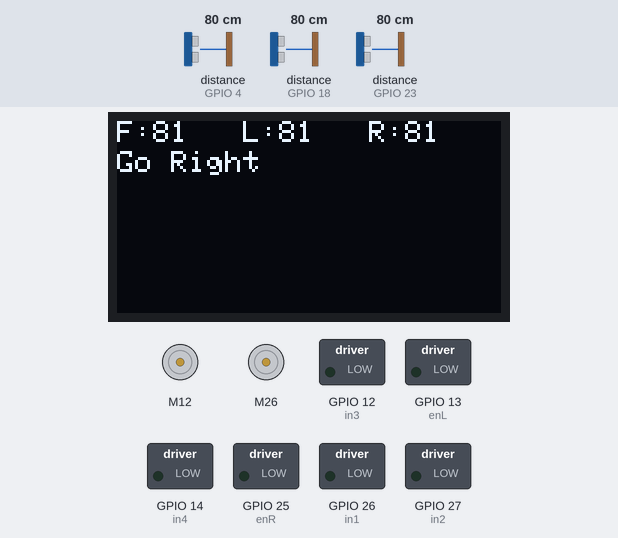
A sketch run on a simulated ESP32. Parts: 128×64 one-colour display, 2 × DC motor (green arrow = forward, orange = backward, longer = faster), switched loads named in the sketch (green lamp = pin HIGH). The inputs (shaded band) are chosen by the test bench; at power-on: distance to the obstacle (sensors on GPIO 4, GPIO 18, GPIO 23) 80 cm. The echo pulse lasts 58.3 µs per cm; what the sketch prints to the serial monitor is not drawn.

Above: at 1.2 s.
1.3 s: distance to the obstacle (sensor on GPIO 4) set to 2 cm
At 2.5 s:
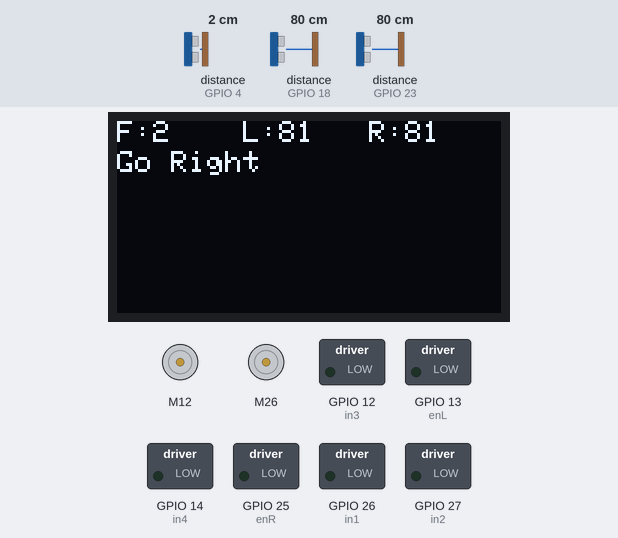
2.8 s: distance to the obstacle (sensor on GPIO 18) set to 2 cm
At 4.0 s:
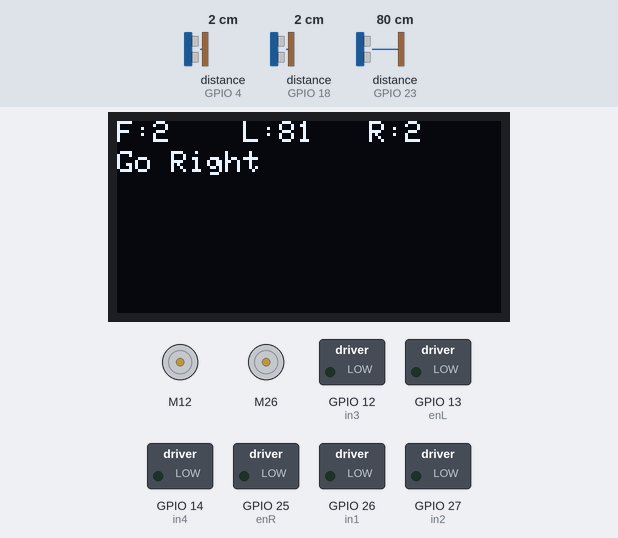
4.3 s: distance to the obstacle (sensor on GPIO 23) set to 2 cm
At 5.0 s:
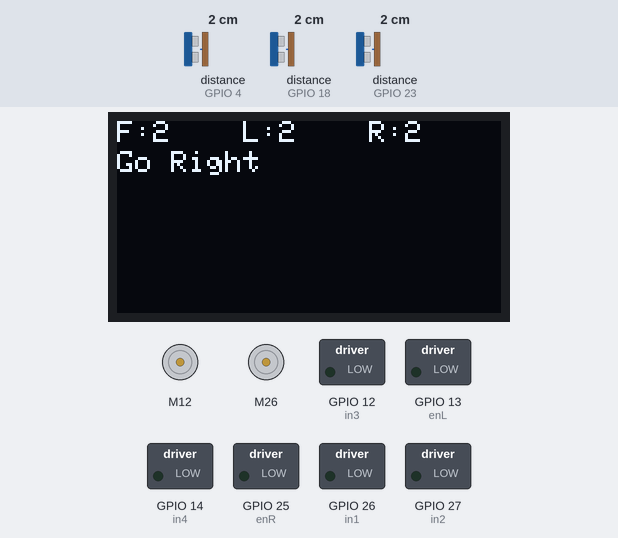
5.8 s: distance to the obstacle (sensor on GPIO 4) set to 17 cm
At 6.6 s:
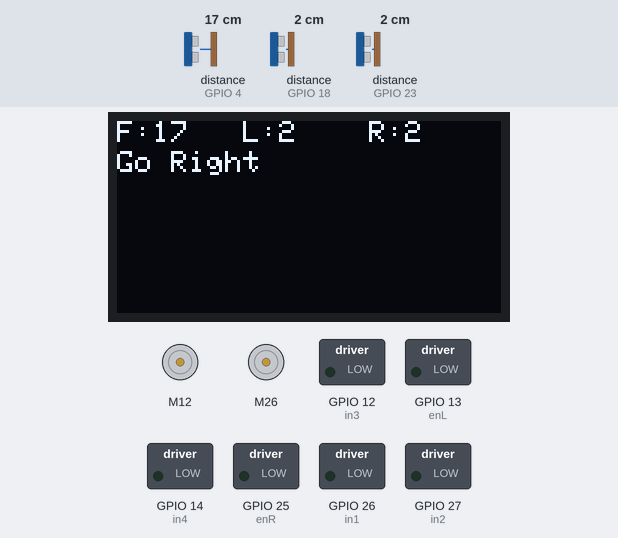
7.3 s: distance to the obstacle (sensor on GPIO 4) set to 21 cm
At 8.5 s:
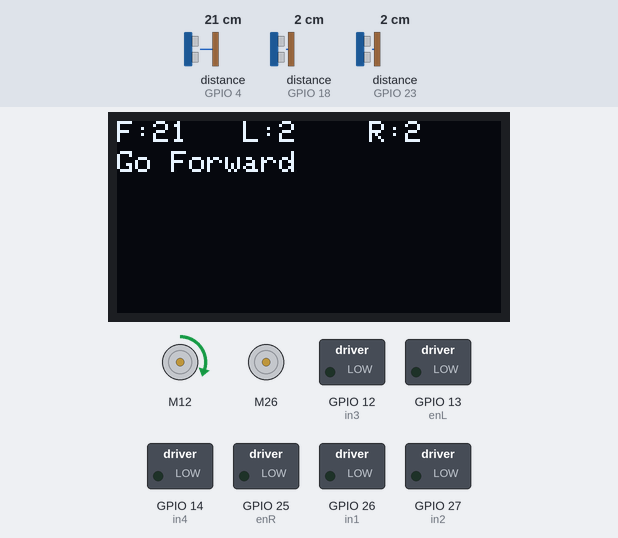
8.8 s: distance to the obstacle (sensor on GPIO 4) set to 11 cm
At 9.3 s:
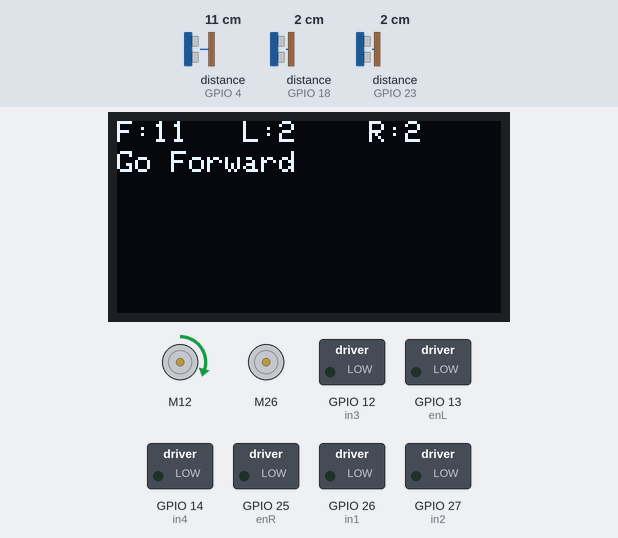
10.3 s: distance to the obstacle (sensor on GPIO 4) set to 8 cm
Timing chart, 0 to 13.3 s (numbered marks = the images above; inputs shaded):
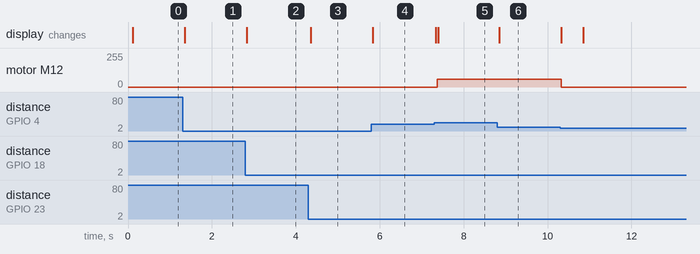

The sketch:

MazeRunner_V1.1.ino
```cpp
#include <SPI.h>
#include <Wire.h>
#include <Adafruit_GFX.h>
#include <Adafruit_SSD1306.h>
// For two motors instance at once
#include <L298N.h>

#include <NewPing.h>

#define BLOCK 20
#define SPEED 80

#define SONAR_NUM 3       // Number of sensors.
#define MAX_DISTANCE 400  // Maximum distance (in cm) to ping.


// Initialize OLED display (128x64 pixels) using I2C communication.
Adafruit_SSD1306 display(128, 64, &Wire, -1);

NewPing sonar[SONAR_NUM] = {     // Sensor object array.
  NewPing(15, 4, MAX_DISTANCE),  // Each sensor's trigger pin, echo pin, and max distance to ping.
  NewPing(19, 23, MAX_DISTANCE),
  NewPing(5, 18, MAX_DISTANCE)

};
// Left Motor connections
int enR = 25, in1 = 26, in2 = 27;
// Right Motor connections
int enL = 13, in3 = 12, in4 = 14;

L298N LeftMotor(enL, in1, in2);
L298N RightMotor(enR, in3, in4);


void setup() {
  Serial.begin(115200);  // Initialize the serial communication for debugging
  displaySetup();        // Initialize the OLED display
  // Set all the motor control pins to outputs
  pinSetup();
  // Set initial speed
  LeftMotor.setSpeed(SPEED);
  RightMotor.setSpeed(SPEED);
}

// Function to display text on the OLED screen at a specific position and size
void displayText(int x, int y, int textSize, const char *displayText) {
}

int front, left, right;
int LeftBlock = 30, RightBlock = 30, FrontBlock = 5, Balanced = 5, UBlock = 20;
bool F = true, L = false, R = false;
void readSonar() {
  front = sonar[0].ping_cm();  // Measure front distance
  left = sonar[1].ping_cm();   // Measure left distance
  right = sonar[2].ping_cm();  // Measure right distance
}

void loop() {

  readSonar();
  DisplayStatus();

  if (right < 20 && left < 20 && front > 10) {
    F = true, L = false, R = false;
    goForward();
  }

  else if (right > 25) {
    F = false, L = false, R = true;
    goRight();

    if (front < 20) {
      while (front < 20) {
        readSonar();
        DisplayStatus();
      }
    }

    else {
      while (left < 20) {
        readSonar();
        DisplayStatus();
      }
    }
    //goForward();
  }


  else if (left>25 && right<25 && front<10) {
    F = false, L = true, R = false;
    goLeft();
    while (front < 20) {
      readSonar();
      DisplayStatus();
    }
    goForward();
  }


  else if (front<10 && left<30 && right<30) {
    F = false, L = false, R = false;
    uTurn();
  }
}

void pinSetup() {
  pinMode(enL, OUTPUT);
  pinMode(enR, OUTPUT);
  pinMode(in1, OUTPUT);
  pinMode(in2, OUTPUT);
  pinMode(in3, OUTPUT);
  pinMode(in4, OUTPUT);

  // Turn off motors - Initial state
  digitalWrite(in1, LOW);
  digitalWrite(in2, LOW);
  digitalWrite(in3, LOW);
  digitalWrite(in4, LOW);
}

void goForward() {
  RightMotor.forward();
  LeftMotor.forward();

  int diff = abs(left - right);
  if (right <= 3) {
    LeftMotor.setSpeed(0);
    RightMotor.setSpeed(SPEED - 20);
  } else if (left <= 3) {
    LeftMotor.setSpeed(SPEED - 20);
    RightMotor.setSpeed(0);
  }

  else if (right <= 4) {
    LeftMotor.setSpeed(55);
    RightMotor.setSpeed(SPEED);
  } else if (left <= 4) {
    LeftMotor.setSpeed(SPEED);
    RightMotor.setSpeed(55);
  }

  else if(diff>=2 && diff<=4){
    if(left>right){
      LeftMotor.setSpeed(SPEED);
      RightMotor.setSpeed(SPEED - 25);
    }
    else{
      LeftMotor.setSpeed(SPEED-25);
      RightMotor.setSpeed(SPEED);
    }
  }

  else if(diff>4){
    if(left>right){
      LeftMotor.setSpeed(SPEED);
      RightMotor.setSpeed(SPEED - left);
    }
    else{
      LeftMotor.setSpeed(SPEED-right);
      RightMotor.setSpeed(SPEED);
    }
  }
  else {
    LeftMotor.setSpeed(SPEED);
    RightMotor.setSpeed(SPEED);
  }

  // if (right <= 2) {
  //   LeftMotor.setSpeed(0);
  //   RightMotor.setSpeed(SPEED - 20);
  // } else if (left <= 2) {
  //   LeftMotor.setSpeed(SPEED - 20);
  //   RightMotor.setSpeed(0);
  // } else if (left < 5) {
  //   LeftMotor.setSpeed(SPEED);
  //   RightMotor.setSpeed(SPEED - 25);
  // } else if (right < 5) {
  //   LeftMotor.setSpeed(SPEED - 25);
  //   RightMotor.setSpeed(SPEED);
  // } else {
  //   LeftMotor.setSpeed(SPEED);
  //   RightMotor.setSpeed(SPEED);
  // }
}

void goLeft() {
    LeftMotor.setSpeed(SPEED - 20);
    RightMotor.setSpeed(0);
}


void goRight() {
    LeftMotor.setSpeed(0);
    RightMotor.setSpeed(SPEED - 20);
}


void uTurn() {
  RightMotor.stop();
  LeftMotor.stop();
  delay(500);

  LeftMotor.setSpeed(SPEED - 10);
  RightMotor.setSpeed(SPEED - 10);

  if (right > left) {
    RightMotor.forward();
    LeftMotor.backward();
  } else if (left > right) {
    RightMotor.backward();
    LeftMotor.forward();
  }

  while (front < 20) {
    readSonar();
    DisplayStatus();
    printSomeInfo();
  }

  RightMotor.stop();
  LeftMotor.stop();
  delay(500);

  RightMotor.forward();
  LeftMotor.forward();

  LeftMotor.setSpeed(SPEED);
  RightMotor.setSpeed(SPEED);
}

void DisplayStatus() {
  display.clearDisplay();
  display.setTextSize(1);

  display.setCursor(0, 0);
  display.print("F:");
  display.print(front);

  display.setCursor(42, 0);
  display.print("L:");
  display.print(left);

  display.setCursor(84, 0);
  display.print("R:");
  display.print(right);

  display.setCursor(0, 10);
  if (F) display.print("Go Forward");
  else if (R) display.print("Go Right");
  else if (L) display.print("Go Left");
  else {
    display.print("U Turn");
  }
  display.display();


  Serial.print("Front:");
  Serial.println(front);
  Serial.print(" Left:");
  Serial.println(left);
  Serial.print(" Right:");
  Serial.println(right);
  Serial.println(" ");
}

/*
Print some informations in Serial Monitor
*/
void printSomeInfo() {
  Serial.print("Motor is moving = ");
  Serial.print(LeftMotor.isMoving());
  Serial.print(" at speed = ");
  Serial.println(LeftMotor.getSpeed());
}

// Function to initialize the OLED display
void displaySetup() {
  display.begin(SSD1306_SWITCHCAPVCC, 0x3C);  // initialize with the I2C addr 0x3C (for the 128x32)

  display.setTextColor(WHITE);
}


void Intro() {
}
```

Measured:
- the behaviour switches between 19 and 20 cm on distance to the obstacle (sensor on GPIO 4) (found by bisection; images 4 and 5)
- after the input at 1.3 s, the display: changes after 0.06 s (image 1)
- after the input at 2.8 s, the display: changes at once (image 2)
- after the input at 4.3 s, the display: changes after 0.06 s (image 3)
- after the input at 5.8 s, the display: changes at once (image 4)
- after the input at 7.3 s, motor M12: stopped → forward 60/255 after 0.07 s; the display: first changes at once (image 5 shows a later state)
- after the input at 8.8 s, the display: changes after 0.05 s (image 6)
- after the input at 10.3 s, motor M12: forward 60/255 → stopped at once
